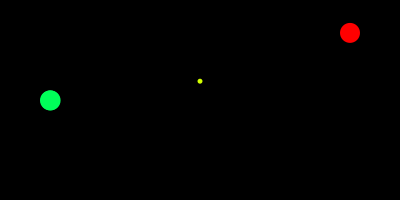
Frame 1 (no input)
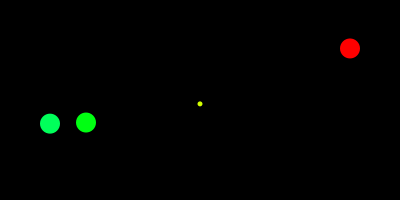
Frame 60 (the mouse pressed at the canvas centre just before this capture)
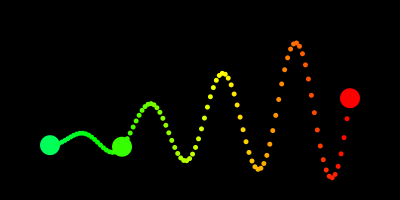
Frame 120 (the mouse held since frame 60 and released just before this capture)

The Processing sketch that drew these frames (run headless with seeded random() and noise(); from frame 60 on, the mouse is pressed at the canvas centre):

// Processing sketch: Ex_3_interpolationfunction_2
// ── Ex_3_interpolationfunction_2.pde
// Coding Art Book
// Yu Zhang + Mathias Funk, 2019

// interpolation between two colored balls 3 

PVector left, right;
void setup() {
  size(400, 200); 
  noStroke(); 
  colorMode(HSB);
  left = new PVector(50, 0, color(100, 255, 255));
  right = new PVector(350, 0, color(0, 255, 255));
}

void draw() {
  background(0);
  // determine how many steps we want via x mouse position 
  float steps = (int) map(mouseX, 0, width, 2, 200);
  float stepSize = (int) map(mouseY, 0, height, 100, 2);
  // move two balls vertically
  left.y = getBallYPosition(frameCount);
  right.y = getBallYPosition(frameCount - stepSize * steps);
  // draw two balls
  fill((color) left.z);
  ellipse(left.x, left.y, 20, 20);
  fill((color) right.z);
  ellipse(right.x, right.y, 20, 20);
  // calculate current interpolation
  float ip = (frameCount % 500)/500.;
  // reset colors if interpolation is 0
  if (ip == 0) {
    left.z = color(random(0, 160), 255, 255);
    right.z = color(random(120, 255), 255, 255);
  }
  // go through all intermediate steps 
  for (int i = 0; i < steps; i++) {
    right.y = getBallYPosition(frameCount - stepSize * i);
    drawBall(i/steps, 5);
  }
  // draw big middle ball
  right.y = getBallYPosition(frameCount - stepSize * steps * ip);
  drawBall(ip, 20);
}

float getBallYPosition(float time) {
  return map(sin(time/200.), -1, 1, 20, height-20);
}

void drawBall(float interpolation, int size) {
  // interpolate between left and right position
  PVector position = PVector.lerp(left, right, interpolation);
  // interpolate between left and right color
  fill(lerpColor((color) left.z, (color) right.z, interpolation));
  // draw middle ball
  ellipse(position.x, position.y, size, size);
}
